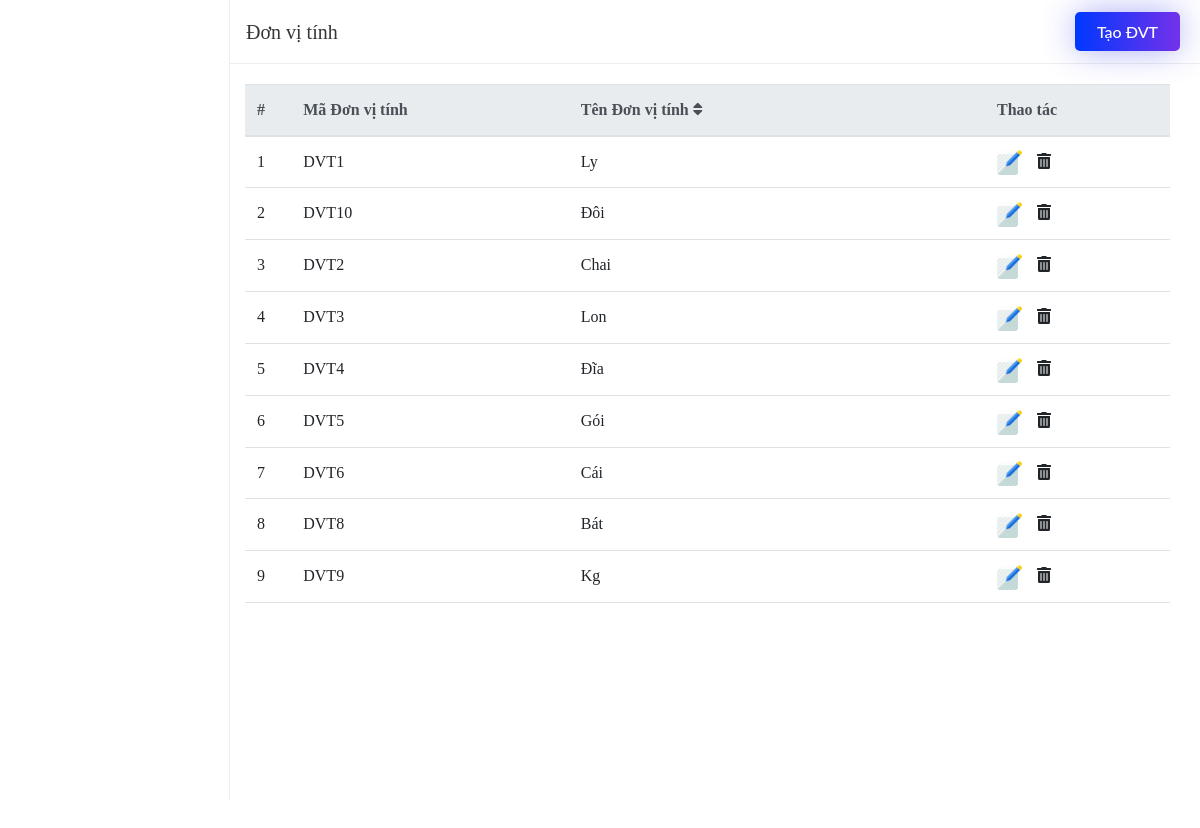
The app's page /thucdon/donvitinh.php (signed in) with its own data.
### tables this page shows
CREATE TABLE `dvt` (
  `MaDVT` varchar(50) NOT NULL,
  `TenDVT` varchar(50) NOT NULL
);

### libs/all-1table.php (called while the page is built)
<?php
function get_all_1table($table)
{
    global $conn;
    $sql = "select * from $table";
    $query = mysqli_query($conn, $sql);
    $result = array();
    if ($query){
        while ($row = mysqli_fetch_assoc($query)){
            $result[] = $row;
        }
    }
    return $result;
}
?>

### thucdon/donvitinh.php (the view, shortened to what this page needs)
<?php
include '../ketnoi.php';
include '../libs/all-1table.php';
include '../head1.php';
?>
</head>
<body>
<div class="Myground" style="background-color:white" >
  <div class="sidebar__container float-left active" style="float:left"></div>
  <div class="p-0 w-auto" style="overflow:visible" >
    <div class="action-bar__container action-bar-border">
      <div class="d-flex align-items-center justify-content-between">
        <h3 class="mb-0 mr-3 action-bar__title ml-3">Đơn vị tính</h3>
        <div class="ml-auto mr-6 ">
          <button class="custom-btn2 btn-7 btn-taodvt" data-toggle="modal" data-target="#Modal-insert">Tạo ĐVT</button>
        </div>
      </div>
    </div>
  </div>
  <div class="container-fluid" style="min-height: 100vh;">
    <div class="row">
      <div class="col-12 list-view__table">
        <table class="table mytable list-view__table hover-table-1">
          <thead class="thead-light">
            <tr>
              <th style="width: 5%;">#</th>
              <th style="width: 30%;">Mã Đơn vị tính</th>
              <th style="width: 45%;">Tên Đơn vị tính<i class="fas fa-sort ml-1"></i></th>
              <th style=" width:20%;z-index: 3;"class="text-left">
                <div class="d-flex ">
                  <div class=" text-left cursor-pointer d-flex align-items-center">Thao tác</div>
                </div>
              </th>
            </tr>
          </thead>
          <tbody id="tbody_dvt" class="border-bottom mysearch1">
      <?php $dvt=get_all_1table('dvt');$stt=0; foreach ($dvt as $dvtitem){ ?>
            <tr id="tr-dvt<?php echo $dvtitem['MaDVT']; ?>" temp-madvt="<?php echo $dvtitem['MaDVT']; ?>" class="tr-content ">
              <td><?php $stt++; echo $stt; ?></td>
              <td class="cldt-madvt"  style="text-overflow: ellipsis; white-space: nowrap; overflow: hidden;"><?php echo $dvtitem['MaDVT']; ?></td>
              <td class="cldt-tendvt"><?php echo $dvtitem['TenDVT']; ?></td>
              <td class="text-left">
                <img temp-madvt="<?php echo $dvtitem['MaDVT']; ?>" class="mr-2 cursor-pointer btn-suadvt"src="../icon/edit.png" width="25x" data-toggle="modal" data-target="#Modal-update"/> <i class="fas fa-trash-alt cursor-pointer getdelete-Madvt" tempdata-madvt="<?php echo $dvtitem['MaDVT']; ?>" data-toggle="modal" data-target="#Modal-delete"></i>
              </td>
            </tr>
      <?php } ?>
          </tbody>
        </table>
      </div>
    </div>
  </div>
</div>
</body>
</html>

### include/css/style.css (style rules this page uses)
body { font-family: "Merriweather", sans-serif; color: #353535; font-size: 100%; line-height: 1.6; -webkit-font-smoothing: antialiased; background-color:#DDDDDD; }
a,img { color: #000000; }
* { font-family: SanFranciscoDisplay-Regular; }
.action-bar__title { font-size: 20px; color: #363636; }
.Myground { width:100%; overflow:auto; }
.w-auto { width: auto!important; }
.sidebar__container { overflow:visible!important; position:relative; display:block; background-color: #fff; width: 230px; overflow: auto; height: 100vh; border-right: .6px solid #eee; z-index:1!important; }
.cursor-pointer { cursor: pointer; }
.sidebar__container.active { margin-left: 0px; }
.sidebar__container { margin-left: -230px; }
.action-bar__container.action-bar-border { border-bottom: 1px solid #eee; margin-bottom: 20px; }
.action-bar__container { padding: 12px 20px; }
.list-view__table { overflow: auto; max-height: calc(100vh - 72px); }
.mytable { color: #212529; }
.row { margin:0 -7.5px; }
.fas.fa-trash-alt { padding:3px; }
.custom-btn2 { position: relative; display: inline-block; z-index:101; width: 105px; height: 39px; color: #fff; border-radius: 5px; padding: 2px 5px; font-family: 'Lato', sans-serif; font-weight: 500; background: transparent; cursor: pointer; transition: all 0.3s ease; display: inline-block; box-shadow:inset 2px 2px 2px 0px rgba(255,255,255,.5), 7px 7px 20px 0px rgba(0,0,0,.1), 4px 4px 5px 0px rgba(0,0,0,.1); outline: none; }
.btn-7 { background: linear-gradient(90deg, #0038ff, #7331ea); box-shadow: 0 0 34px -2px rgba(44, 54, 231, 0.45); color: #fff; border: none; transition: all 0.3s ease; overflow: hidden; }
.btn-7:after { position: absolute; content: " "; top: 0; left: 0; z-index: -1; width: 100%; height: 100%; transition: all 0.3s ease; -webkit-transform: scale(.1); transform: scale(.1); }
img { max-width: 100%; display: inline-block; vertical-align: middle; }

### records on screen
dvt: MaDVT "DVT1", TenDVT "Ly"
dvt: MaDVT "DVT10", TenDVT "Đôi"
dvt: MaDVT "DVT2", TenDVT "Chai"
dvt: MaDVT "DVT3", TenDVT "Lon"
dvt: MaDVT "DVT4", TenDVT "Đĩa"
dvt: MaDVT "DVT5", TenDVT "Gói"
dvt: MaDVT "DVT6", TenDVT "Cái"
dvt: MaDVT "DVT8", TenDVT "Bát"
dvt: MaDVT "DVT9", TenDVT "Kg"
